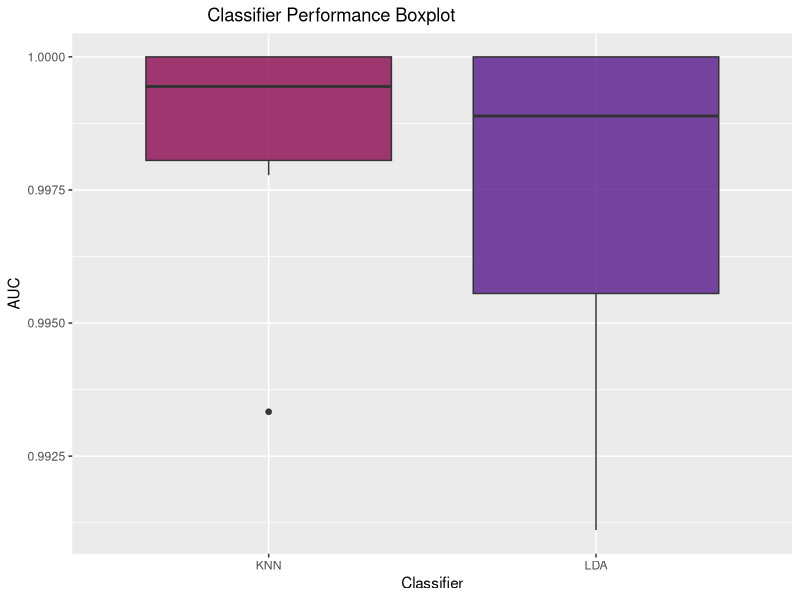

Write R code to recreate this figure.
#Import Libraries:
library(caret)
library(pROC)
library(ggplot2)

#Import Dataset:
df<-read.table('newthyroid.txt', sep=',', header=TRUE)
sum(is.na(df)) #Check missing values

#Create AUC Vectors:
KNN<-c()
LDA<-c()

#Test-Train Split:
for (i in 1:10) {
  set.seed(i)
  trainIndex=createDataPartition(df$class,p=0.7,list=FALSE)
  train.feature=df[trainIndex,-1] ; train.label=df$class[trainIndex] #Train Data
  test.feature=df[-trainIndex,-1] ; test.label=df$class[-trainIndex] #Test Data

  #Set up Train Control:
  fitControl <- trainControl(method = "repeatedcv",number = 5, classProbs = TRUE, summaryFunction = twoClassSummary)

  #KNN:
  #Training Process:
  set.seed(i)
  knnFit=train(train.feature,train.label, method = "knn",
             trControl = fitControl,
             metric = "ROC",
             preProcess = c("center","scale"),
             tuneGrid=expand.grid(k=c(3, 5, 7, 9, 11, 13, 15)))
  
  #Predictions:
  knn.pred = predict(knnFit,test.feature, type="prob")
  knn.auc  = auc(test.label, knn.pred$h, levels=c("h", "n"))
  KNN<- c(KNN,knn.auc)
  
  #LDA:
  #Training Process:
  LdaFit=train(train.feature,train.label,
               method="lda",metric="ROC", 
               preProcess = c("center","scale"), trControl=trainControl(method = "none",classProbs = TRUE))
  
  #Predictions:
  Lda.pred = predict(LdaFit,test.feature, type="prob")
  Lda.auc  = auc(test.label, Lda.pred$h, levels=c("h", "n"))
  LDA<- c(LDA,Lda.auc)
  
}

#BOXPLOTS:
DF<-data.frame(AUC=c(KNN,LDA),Classifier=rep(c("KNN","LDA"),times=c(10,10))) #Combined Data frame
ggplot(DF, aes(x=Classifier, y=AUC, fill=Classifier)) + ggtitle('                           Classifier Performance Boxplot')+
  geom_boxplot(alpha=0.8) +
  theme(legend.position="none") +
  scale_fill_manual(values=c("deeppink4", "purple4"))


